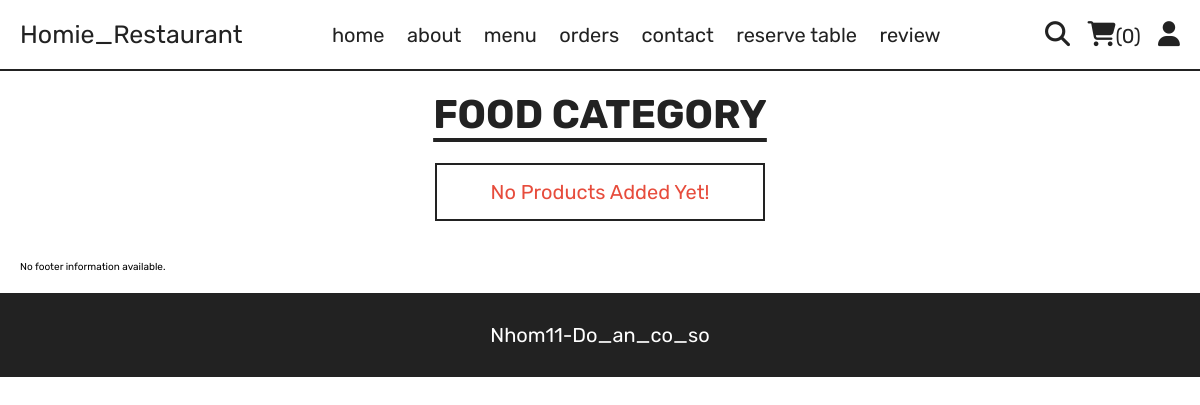
The page /category.php?category=sushi on the database as committed earlier.
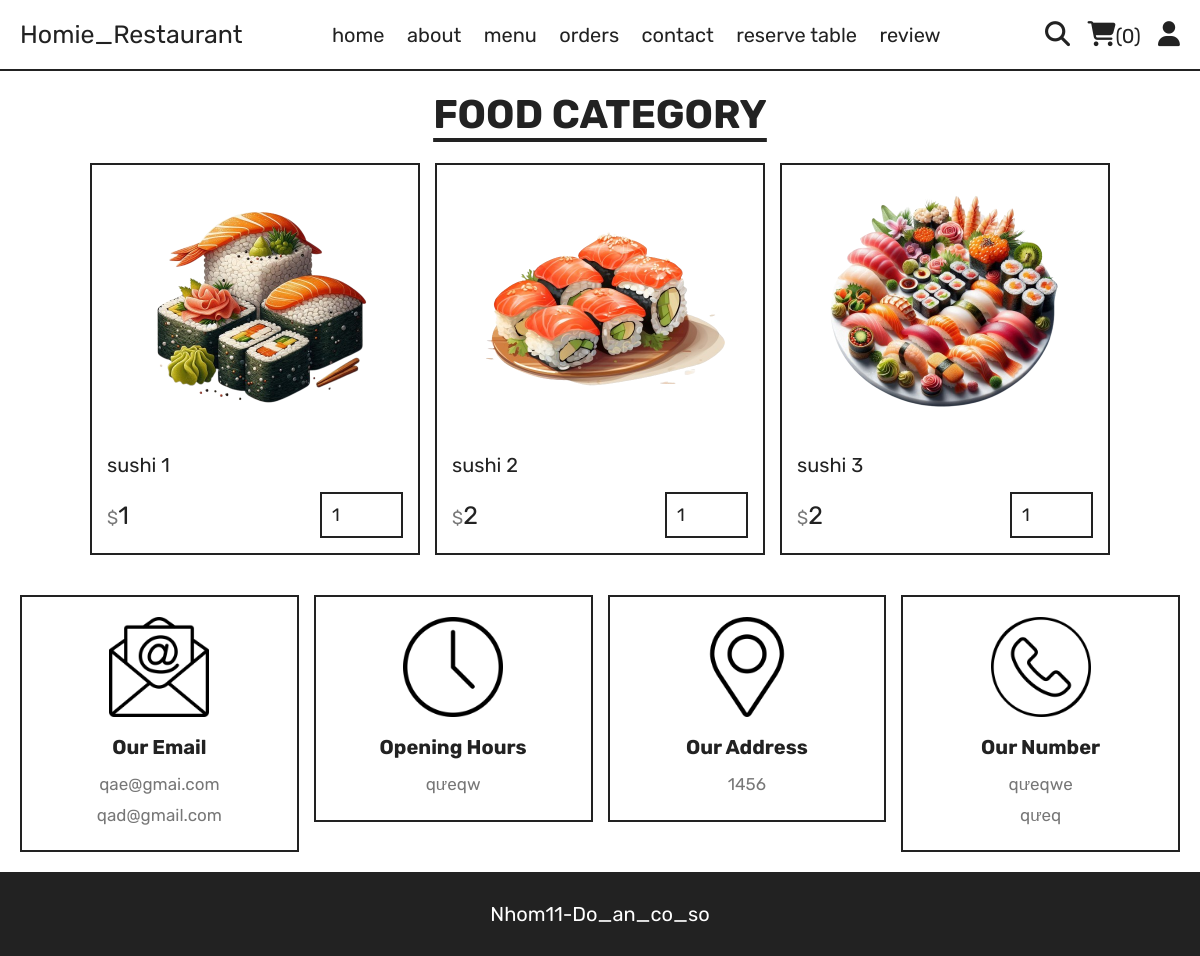
The same page on the database as committed later.
### tables this page shows
CREATE TABLE `products` (
  `id` int(100) NOT NULL,
  `name` varchar(100) NOT NULL,
  `category` varchar(100) NOT NULL,
  `price` int(10) NOT NULL,
  `image` varchar(100) NOT NULL
);

CREATE TABLE `footer` (
  `id` int(11) NOT NULL,
  `email1` varchar(255) NOT NULL,
  `email2` varchar(255) NOT NULL,
  `opening_hours` varchar(100) NOT NULL,
  `address` varchar(255) NOT NULL,
  `phone1` varchar(15) NOT NULL,
  `phone2` varchar(15) NOT NULL
);

### category.php (the view, shortened to what this page needs)
<?php
include 'components/connect.php';
?>
<!DOCTYPE html>
<html lang="en">
<head>
   <link rel="stylesheet" href="https://cdnjs.cloudflare.com/ajax/libs/font-awesome/6.1.1/css/all.min.css">
   <link rel="stylesheet" href="css/style.css">
</head>
<body>
   <?php include 'components/user_header.php'; ?>
   <section class="products">
      <h1 class="title">food category</h1>
      <div class="box-container">
         <?php
         $category = $_GET['category'];
         $select_products = $conn->prepare("SELECT * FROM `products` WHERE category = ?");
         $select_products->execute([$category]);
         if ($select_products->rowCount() > 0) {
            while ($fetch_products = $select_products->fetch(PDO::FETCH_ASSOC)) {
               ?>
               <form action="" method="post" class="box">
                  <img src="uploaded_img/<?= $fetch_products['image']; ?>" alt="">
                  <div class="name"><?= $fetch_products['name']; ?></div>
                  <div class="flex">
                     <div class="price"><span>$</span><?= $fetch_products['price']; ?></div>
                     <input type="number" name="qty" class="qty" min="1" max="99" value="1" maxlength="2">
                  </div>
               </form>
               <?php
            }
         } else {
            echo '<p class="empty">no products added yet!</p>';
         }
         ?>
      </div>
   </section>
   <?php include 'components/footer.php'; ?>
</body>
</html>

### components/footer.php
<footer class="footer">
   <section class="grid">
      <?php
      $select_footer = $conn->prepare("SELECT * FROM `footer` LIMIT 1");
      $select_footer->execute();
      $footer_info = $select_footer->fetch(PDO::FETCH_ASSOC);
      if ($footer_info) {
         ?>
         <div class="box">
            <img src="images/email-icon.png" alt="">
            <h3>Our Email</h3>
            <a
               href="mailto:<?= htmlspecialchars($footer_info['email1']); ?>"><?= htmlspecialchars($footer_info['email1']); ?></a>
            <a
               href="mailto:<?= htmlspecialchars($footer_info['email2']); ?>"><?= htmlspecialchars($footer_info['email2']); ?></a>
         </div>
         <div class="box">
            <img src="images/clock-icon.png" alt="">
            <h3>Opening Hours</h3>
            <p><?= htmlspecialchars($footer_info['opening_hours']); ?></p>
         </div>
         <div class="box">
            <img src="images/map-icon.png" alt="">
            <h3>Our Address</h3>
            <a href="#"><?= htmlspecialchars($footer_info['address']); ?></a>
         </div>
         <div class="box">
            <img src="images/phone-icon.png" alt="">
            <h3>Our Number</h3>
            <a
               href="tel:<?= htmlspecialchars($footer_info['phone1']); ?>"><?= htmlspecialchars($footer_info['phone1']); ?></a>
            <a
               href="tel:<?= htmlspecialchars($footer_info['phone2']); ?>"><?= htmlspecialchars($footer_info['phone2']); ?></a>
         </div>
         <?php
      } else {
         echo '<p>No footer information available.</p>';
      }
      ?>
   </section>
   <div class="credit">Nhom11-Do_an_co_so</div>
</footer>

Rows that differ between the two databases and show on the page:
added products: image (picture), name "sushi 1", price "1"
added products: image (picture), name "sushi 2", price "2"
added products: image (picture), name "sushi 3", price "2"
added footer: email1 "qae@gmai.com", email2 "qad@gmail.com", opening_hours "qưeqw", address "1456", phone1 "qưeqwe", phone2 "qưeq"
Other text that changed with them:
text no longer shown: "No Products Added Yet! No footer information available."
text now shown: "Our Email Opening Hours Our Address Our Number"
